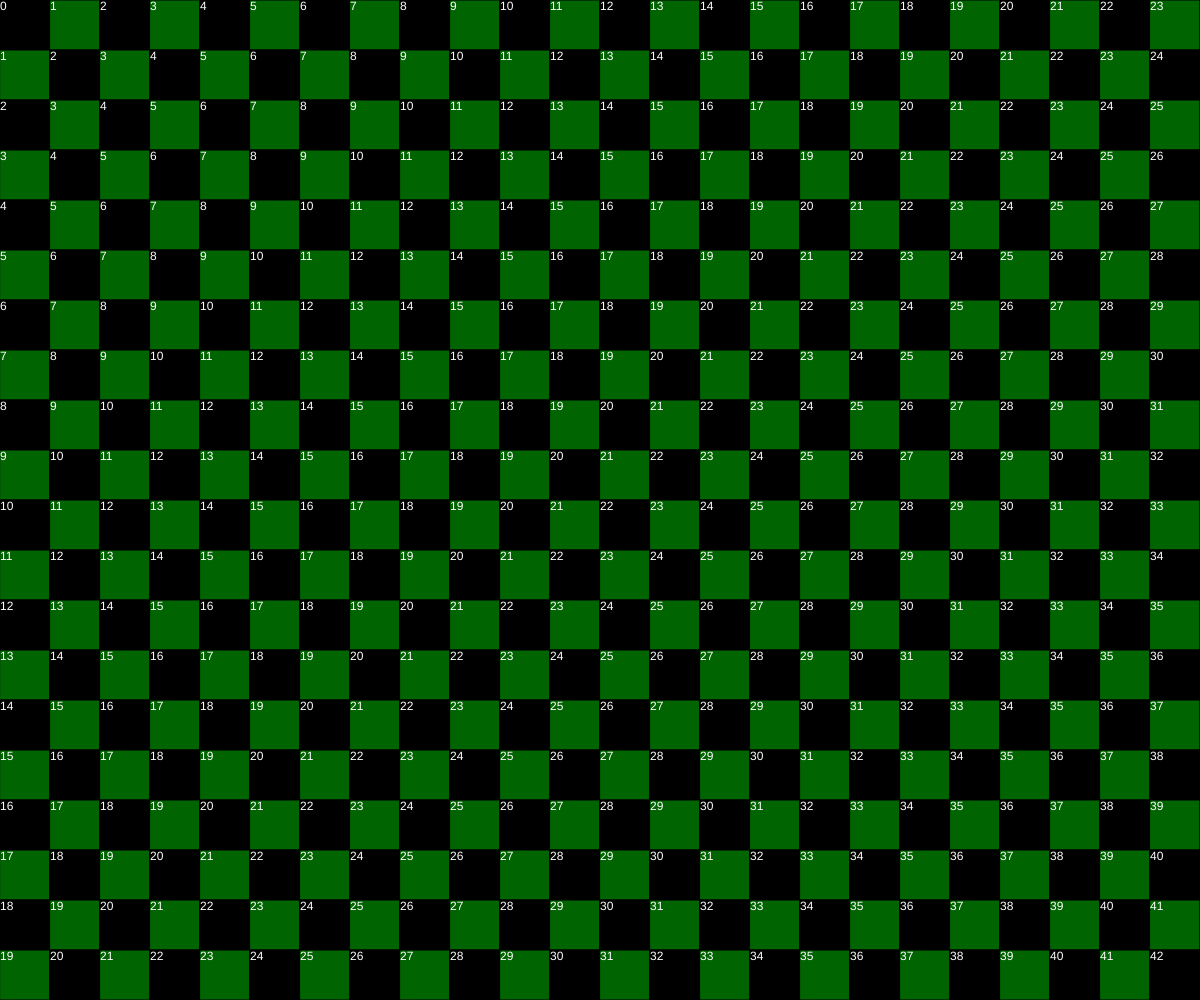
Frame 1 (no input)
Frame 2 (the mouse pressed at the canvas centre, redrawn once): identical to frame 1, image omitted

The p5.js sketch that drew this single still picture (run headless with seeded random() and noise() and a simulated clock; the mouse was pressed at the canvas centre and the sketch redrawn once):

// p5.js sketch
// ── sketch.js
"use strict"

function setup(){
	createCanvas(windowWidth, windowHeight);
	noLoop();
}

function draw(){
	background("silver");

	let pad = 50;// 間隔
	let rows = height / pad;// 縦方向の繰り返し数
	let cols = width / pad; // 横方向の繰り返し数

	// rows回繰り返す処理
	for(let r=0; r<rows; r++){
		// cols回繰り返す処理
		for(let c=0; c<cols; c++){
			let x = c * pad;
			let y = r * pad;

			if((r+c) % 2 == 0){// rが偶数だった場合
				fill("black");// 黒にする
			}else{
				fill("darkgreen");// 緑にする
			}
			square(x, y, pad);

			fill("white");
			text(r+c, x, y+10);
		}
	}
}
